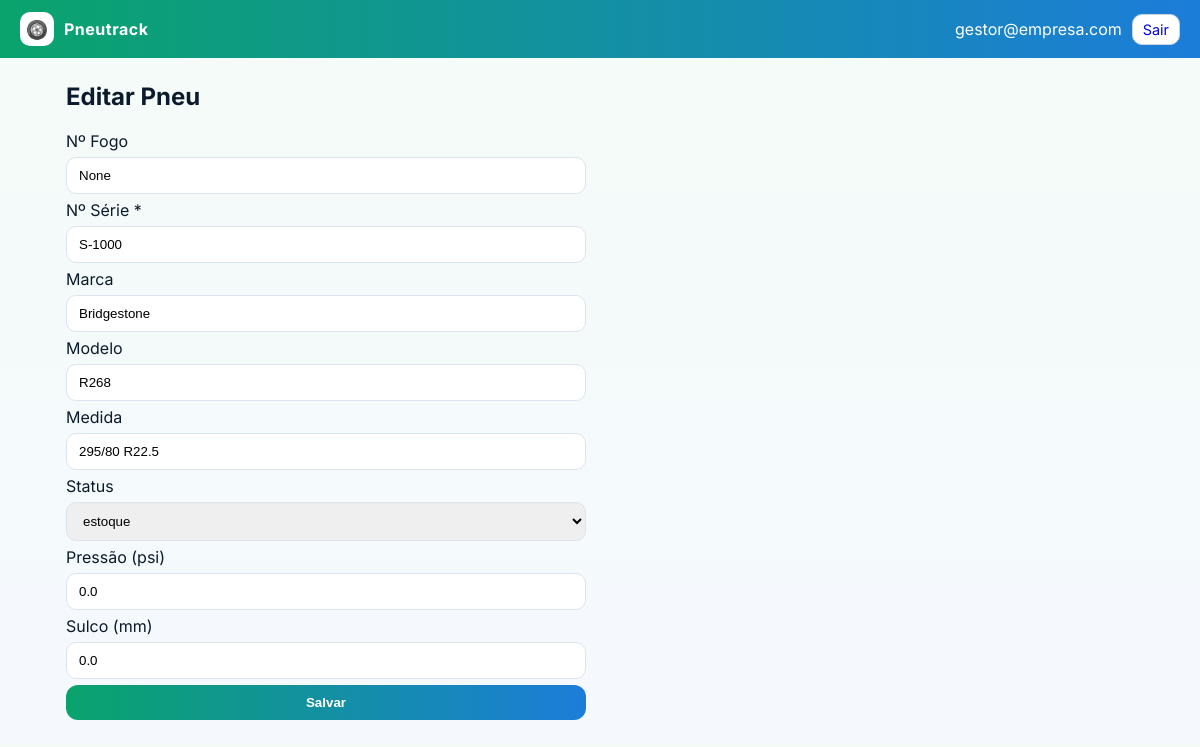
The page /pneus/7/editar (signed in) on the database its author committed.
### app.py (models this page shows)
class User(db.Model):
    id = db.Column(db.Integer, primary_key=True)
    email = db.Column(db.String(120), unique=True, nullable=False)
    name = db.Column(db.String(80), nullable=False)
    role = db.Column(db.String(20), nullable=False)  # gestor | borracheiro
    password = db.Column(db.String(128), nullable=False)  # demo only

class Pneu(db.Model):
    id = db.Column(db.Integer, primary_key=True)
    codigo_barras = db.Column(db.String(64))
    numero_fogo = db.Column(db.String(20))
    numero_serie = db.Column(db.String(40))
    marca = db.Column(db.String(40))
    modelo = db.Column(db.String(40))
    medida = db.Column(db.String(40))
    status = db.Column(db.String(20), default="estoque")  # estoque, ativo, conserto, recapagem, vendido, sucateado, rodizio
    pressao = db.Column(db.Float, default=0)
    sulco = db.Column(db.Float, default=0)

### app.py (the view)
        def inner(*args, **kwargs):
            user = current_user()
            if not user:
                return redirect(url_for("login"))
            if role and user.role != role:
                flash("Acesso negado para este perfil.", "error")
                return redirect(url_for("home"))
            return fn(*args, **kwargs)

### app.py (called while the page is built, shortened)
def current_user():
    email = session.get("email")
    if not email:
        return None
    return User.query.filter_by(email=email).first()

def login_required(role=None):
    def decorator(fn):
        def inner(*args, **kwargs):
            user = current_user()
            if not user:
                return redirect(url_for("login"))
            if role and user.role != role:
                flash("Acesso negado para este perfil.", "error")
                return redirect(url_for("home"))
            return fn(*args, **kwargs)
        inner.__name__ = fn.__name__
        return inner
    return decorator

@app.route("/pneus/<int:pid>/editar", methods=["GET","POST"])
@login_required(role="gestor")
def pneus_editar(pid):
    p = Pneu.query.get_or_404(pid)
    return render_template("pneus_form.html", pneu=p)

### templates/pneus_form.html
{% extends "base.html" %}
{% block content %}
<h2>{{ 'Editar' if pneu else 'Novo' }} Pneu</h2>
<form method="post" class="form" style="max-width:520px">
  <label>Nº Fogo</label>
  <input name="numero_fogo" value="{{ pneu.numero_fogo if pneu else '' }}">
  <label>Nº Série *</label>
  <input name="numero_serie" required value="{{ pneu.numero_serie if pneu else '' }}">
  <label>Marca</label>
  <input name="marca" value="{{ pneu.marca if pneu else '' }}">
  <label>Modelo</label>
  <input name="modelo" value="{{ pneu.modelo if pneu else '' }}">
  <label>Medida</label>
  <input name="medida" value="{{ pneu.medida if pneu else '' }}">
  <label>Status</label>
  <select name="status">
    {% for s in ['estoque','ativo','conserto','recapagem','vendido','sucateado','rodizio'] %}
      <option value="{{s}}" {% if pneu and pneu.status==s %}selected{% endif %}>{{s}}</option>
    {% endfor %}
  </select>
  <label>Pressão (psi)</label>
  <input name="pressao" type="number" step="0.1" value="{{ pneu.pressao if pneu else 0 }}">
  <label>Sulco (mm)</label>
  <input name="sulco" type="number" step="0.1" value="{{ pneu.sulco if pneu else 0 }}">
  <button class="btn primary">Salvar</button>
</form>
{% endblock %}

### templates/base.html (shortened to what this page needs)
<!doctype html>
<html lang="pt-br">
<head>
  <link rel="stylesheet" href="{{ url_for('static', filename='styles.css') }}">
</head>
<body>
  <header class="topbar">
    <div class="brand">
      <div class="logo">🛞</div>
      <div class="title">Pneutrack</div>
    </div>
    {% if session.get('email') %}
    <div class="user">
      <span>{{ session.get('email') }}</span>
      <a class="btn small outline" href="{{ url_for('logout') }}">Sair</a>
    </div>
    {% endif %}
  </header>
  <main class="container">
    {% block content %}{% endblock %}
  </main>
</body>
</html>

### static/styles.css (style rules this page uses)
:root { --brand1:#0AA36C; --brand2:#1C7DD9; --bg:#f4fbf7; }
* { box-sizing:border-box }
body { margin:0;font-family:Inter,system-ui,-apple-system,Segoe UI,Roboto,Helvetica,Arial,sans-serif;background:linear-gradient(180deg,#f4fbf7,#f5f9ff);color:#0b1b2b }
.topbar { display:flex;justify-content:space-between;align-items:center;padding:12px 20px;background:linear-gradient(90deg,var(--brand1),var(--brand2));color:#fff }
.brand { display:flex;gap:10px;align-items:center }
.logo { width:34px;height:34px;border-radius:10px;background:#fff;color:#0b1b2b;display:grid;place-items:center;font-size:18px }
.title { font-weight:700;letter-spacing:.5px }
.user { display:flex;gap:10px;align-items:center }
.container { max-width:1100px;margin:24px auto;padding:0 16px }
.form { display:flex;flex-direction:column;gap:6px }
input,select { padding:10px 12px;border:1px solid #dde3ee;border-radius:10px;outline:none }
.btn { padding:10px 14px;border-radius:12px;border:none;cursor:pointer;display:inline-block;text-decoration:none;text-align:center;background:#e7eef8 }
.btn.primary { background:linear-gradient(90deg,var(--brand1),var(--brand2));color:#fff;font-weight:600 }
.btn.outline { background:#fff;border:1px solid #cbd5e1 }
.btn.small { padding:6px 10px;border-radius:10px;font-size:.9rem }

### rows shown on the page
User: get "gestor@empresa.com"
Pneu: numero_fogo "None", numero_serie "S-1000", marca "Bridgestone", modelo "R268", medida "295/80 R22.5", status "estoque", pressao "0.0", sulco "0.0"

### other values the page prints
{{ 'Editar' if pneu else 'Novo' }} "Editar"
